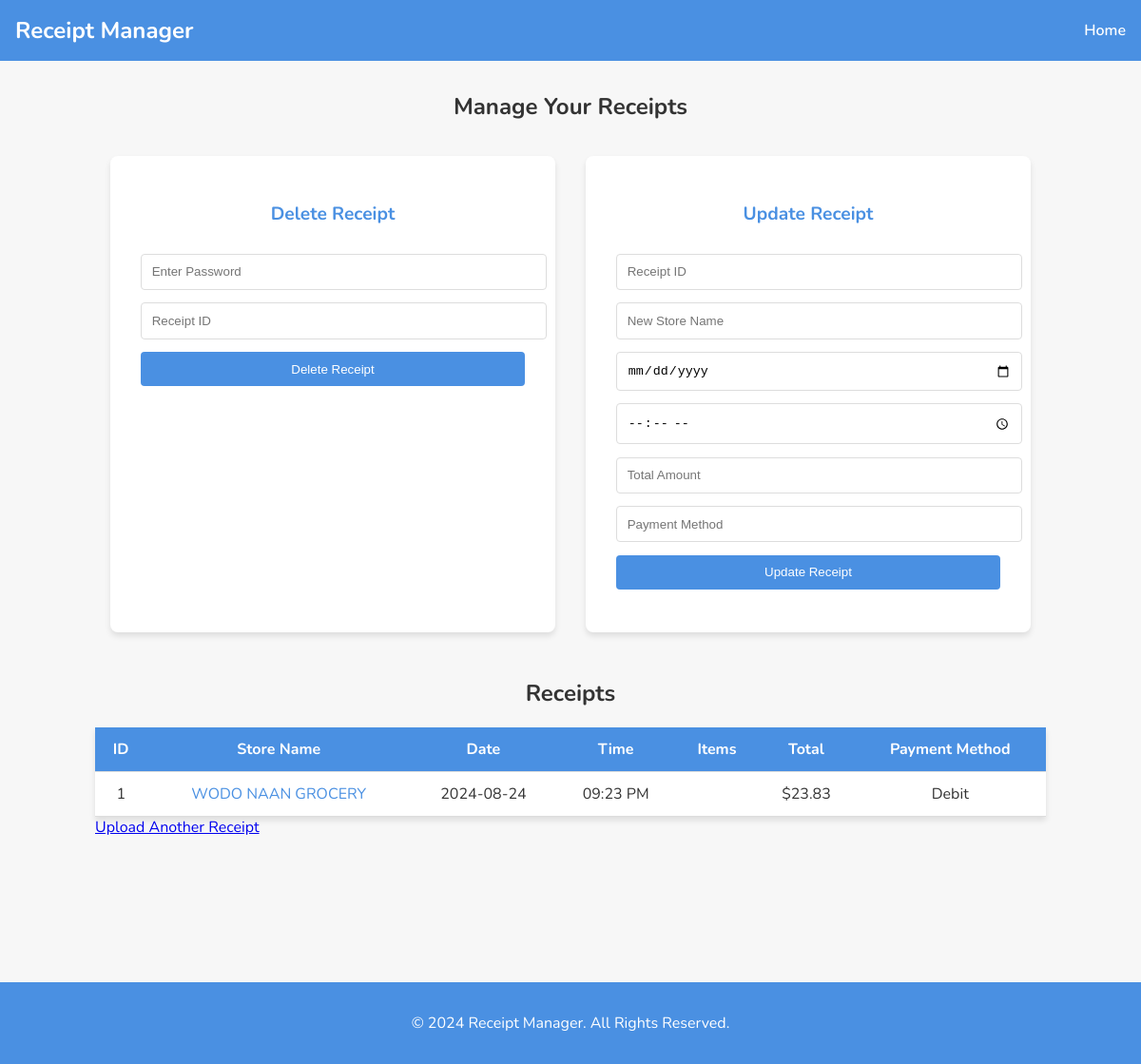
The app's page /receipts, older data.
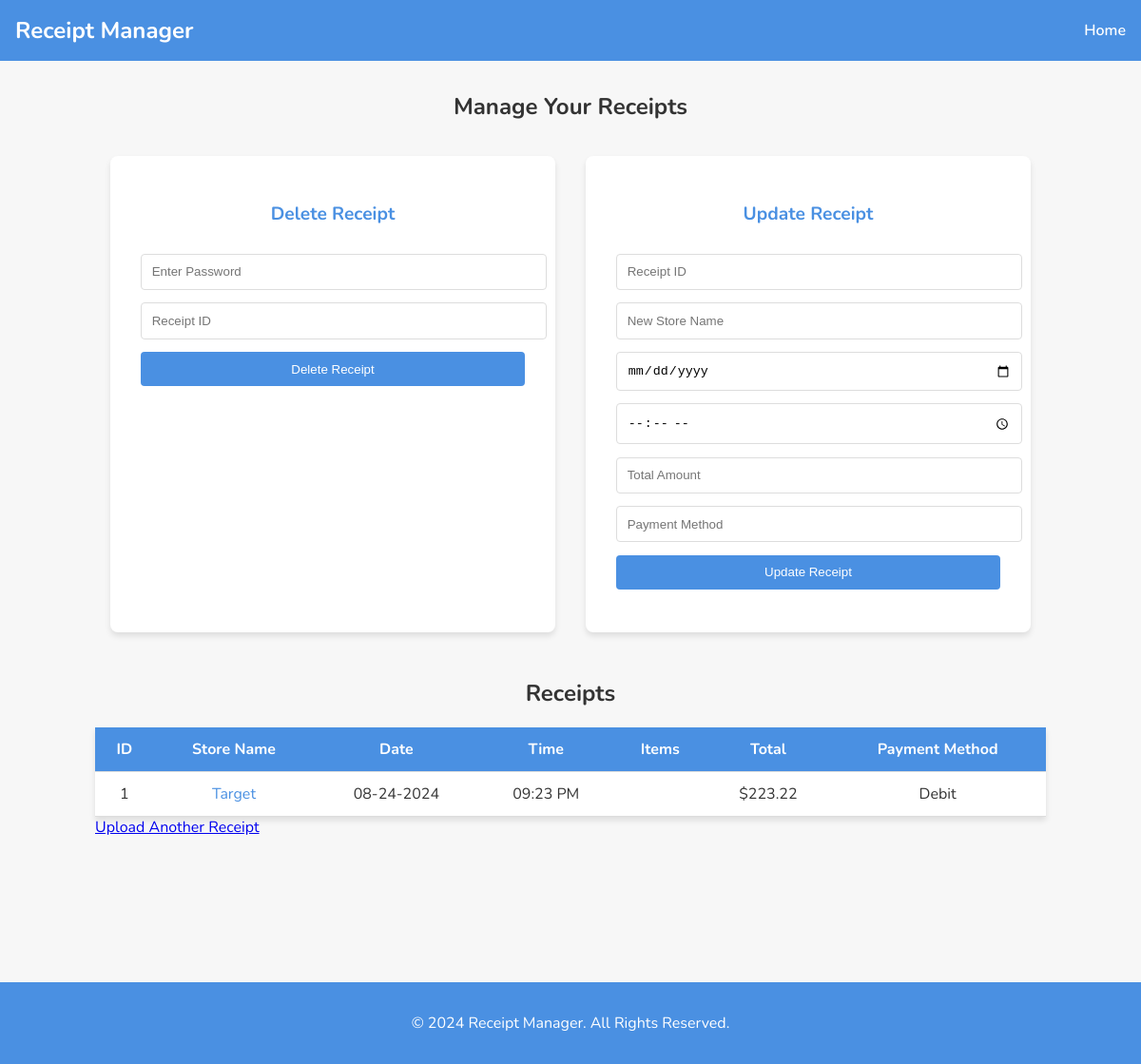
The same page, newer data.
### db.py (models this page shows)
class Receipt(Base):
    __tablename__ = 'receipts'
    id = Column(Integer, primary_key=True)
    store_name = Column(String)
    date = Column(String)
    time = Column(String)
    total = Column(Float)
    payment_method = Column(String)
    filepath = Column(String)
    items = relationship("Item", back_populates="receipt", cascade="all, delete-orphan")

### app.py (the view)
@app.route('/receipts')
def show_receipts():
    receipts = session.query(Receipt).all()
    return render_template('results.html', receipts=receipts)

### templates/results.html (shortened to what this page needs)
<!DOCTYPE html>
<html lang="en">
<head>
    <link rel="stylesheet" href="{{ url_for('static', filename='style2.css') }}">
</head>
<body>
    <header>
        <nav>
            <a href="{{ url_for('index') }}" class="logo">Receipt Manager</a>
            <a href="{{ url_for('index')}}" class="nav-link">Home</a>
        </nav>
    </header>
    <main>
        <section class="container">
            <h1 class="center">Manage Your Receipts</h1>
            <div class="forms-section">
                <div class="form-container">
                    <form action="/delete" method="POST" class="form" onsubmit="return validateForm(this);">
                        <h2>Delete Receipt</h2>
                        <input type="password" name="password" placeholder="Enter Password" required>
                        <input type="number" name="receipt_id" placeholder="Receipt ID" required>
                        <button type="submit" class="btn">Delete Receipt</button>
                    </form>
                </div>
                <div class="form-container">
                    <form action="/update" method="POST" class="form" onsubmit="return validateForm(this);">
                        <h2>Update Receipt</h2>
                        <input type="number" name="receipt_id" placeholder="Receipt ID" required>
                        <input type="text" name="store_name" placeholder="New Store Name">
                        <input type="date" name="date">
                        <input type="time" name="time">
                        <input type="number" min="0.01" step="0.01" name="total" placeholder="Total Amount">
                        <input type="text" name="payment_method" placeholder="Payment Method">
                        <button type="submit" class="btn">Update Receipt</button>
                    </form>
                </div>
            </div>
            <h2 class="center">Receipts</h2>
            <table class="receipt-table">
                <thead>
                    <tr>
                        <th>ID</th>
                        <th>Store Name</th>
                        <th>Date</th>
                        <th>Time</th>
                        <th>Items</th>
                        <th>Total</th>
                        <th>Payment Method</th>
                    </tr>
                </thead>
                <tbody>
                    {% for receipt in receipts|reverse %}
                    <tr>
                        <td>{{ receipt.id }}</td>
                        <td><a href={{ "display_image/"+receipt.id|string }}>{{ receipt.store_name }}</a></td>
                        <td>{{ receipt.date }}</td>
                        <td>{{ receipt.time }}</td>
                        <td>
                        </td>
                        <td>${{ receipt.total }}</td>
                        <td>{{ receipt.payment_method }}</td>
                    </tr>
                    {% endfor %}
                </tbody>
            </table>
            <div class="center">
                <a href="{{ url_for('index') }}" class="btn">Upload Another Receipt</a>
            </div>
        </section>
    </main>
    <footer>
        <p>&copy; 2024 Receipt Manager. All Rights Reserved.</p>
    </footer>
</body>
</html>

Row changes from the older to the newer data that the page shows:
changed Receipt "09:23 PM": store_name "WODO NAAN GROCERY" → "Target"; date "2024-08-24" → "08-24-2024"; total "23.83" → "223.22"
